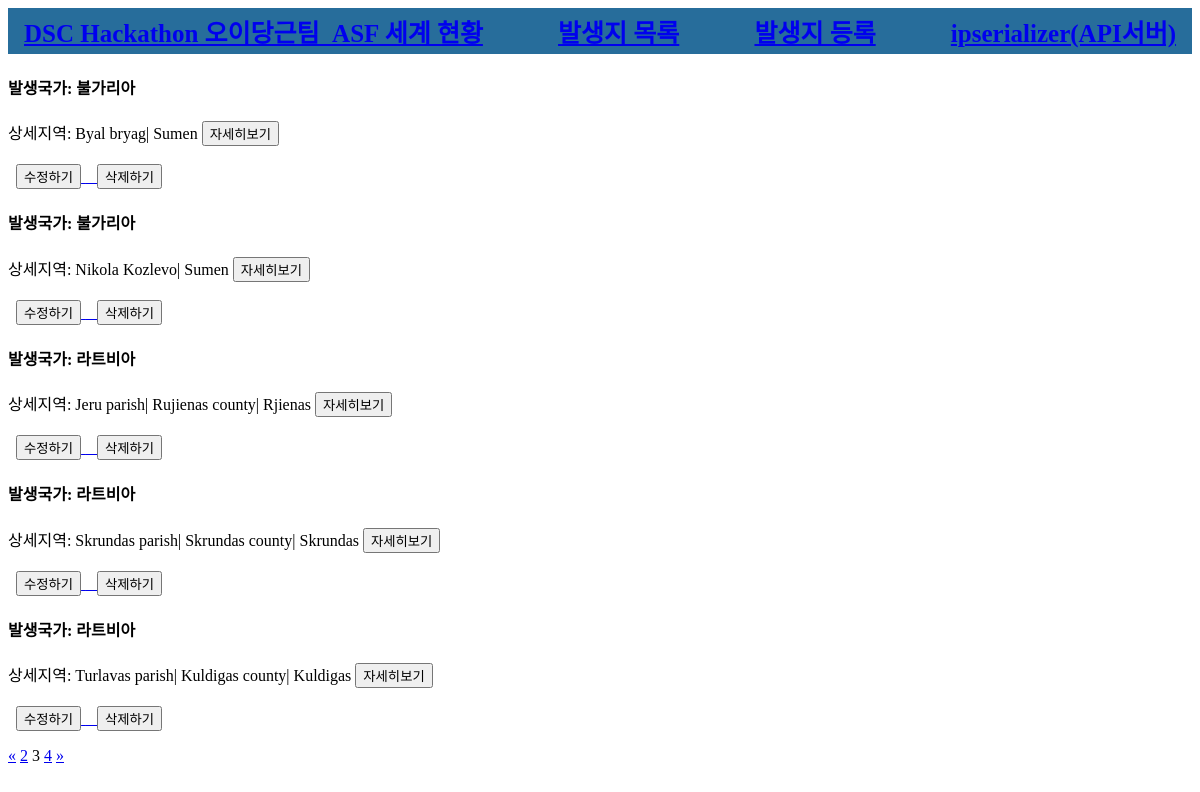
Page /first/list/?page=3 on the committed database.
### first/models.py (models this page shows)
class InfectedPlace(models.Model):
    name = models.CharField(max_length=30, null=True, blank=True)
    address = models.CharField(max_length=200, null=True, blank=True)
    lat = models.DecimalField(max_digits=20, decimal_places=16)
    lng = models.DecimalField(max_digits=20, decimal_places=16)
    happened_at = models.CharField(max_length=30, null=True, blank=True)
    reported2oie_at = models.DateTimeField(null=True, blank=True)
    memo = models.TextField(null=True, blank=True)
    password = models.CharField(max_length=10, null=True, blank=True)
    created_at = models.DateTimeField(auto_now_add=True, null=True)
    updated_at = models.DateTimeField(auto_now=True, null=True)

### first/views.py (the view)
# urls.py: path('first/list/', views.list, name='list'),
def list(request):
    theinfectedplace = InfectedPlace.objects.all()
    paginator = Paginator(theinfectedplace, 5)
    page = request.GET.get('page')
    items = paginator.get_page(page)
    context = {
        'infectedplace': items
    }
    return render(request, 'first/list.html', context)

### first/templates/first/list.html (shortened to what this page needs)
{% extends 'first/base.html' %}
{% load static %}
{% block content %}
<head>
</head>
<body>
    {% for item in infectedplace %}
    <div>
        <h4>발생국가: {{ item.name }}</h4>
<p>
            상세지역: {{ item.address }}
            <a href="{% url 'infectedplace-detail' id=item.id %}" class="card-link"><button class="btn btn-danger">자세히보기</button></a>
            <br><br>&nbsp;
            <a href="{% url 'infectedplace-update' id=item.id %}">
            <button class="btn btn-danger">수정하기</button>
            <a href="{% url 'infectedplace-delete' id=item.id %}">
            <button class="btn btn-danger">삭제하기</button>
            </a>
        </p>
    </div>
    {% endfor %}
    <div class="row">
        <div class="col-sm-12 text-center">
            <div class="pagination">
                <span class="step-links text-center" style="width:100%;">
                    {% if infectedplace.has_previous %}
                        <a href="?page=1">&laquo;</a>
                        <a href="?page={{ infectedplace.previous_page_number }}">{{ infectedplace.previous_page_number }}</a>
                    {% endif %}
                    <span class="current">
                        {{ infectedplace.number }}
                    </span>
                    {% if infectedplace.has_next %}
                        <a href="?page={{ infectedplace.next_page_number }}">{{ infectedplace.next_page_number }}</a>
                        <a href="?page={{ infectedplace.paginator.num_pages }}">&raquo;</a>
                    {% endif %}
            </div>
        </div>
    </div>
</body>
</html>
{% endblock %}

### rows in the picture
InfectedPlace: name "불가리아", address "Byal bryag| Sumen"
InfectedPlace: name "불가리아", address "Nikola Kozlevo| Sumen"
InfectedPlace: name "라트비아", address "Jeru parish| Rujienas county| Rjienas"
InfectedPlace: name "라트비아", address "Skrundas parish| Skrundas county| Skrundas"
InfectedPlace: name "라트비아", address "Turlavas parish| Kuldigas county| Kuldigas"

### other values in the picture
{{ infectedplace.previous_page_number }} "2"
{{ infectedplace.number }} "3"
{{ infectedplace.next_page_number }} "4"
